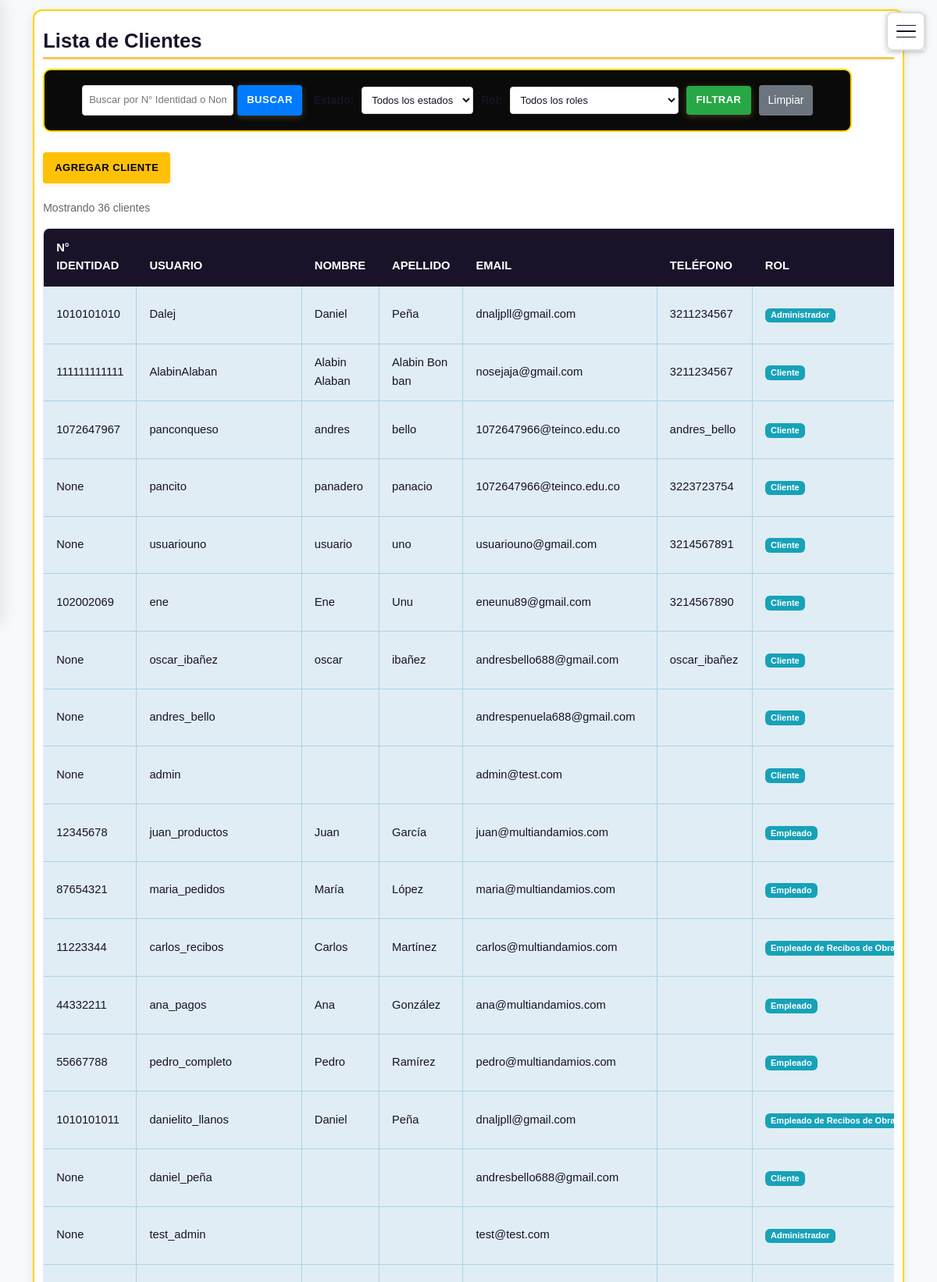
The app's page /panel/admin/clientes/ (signed in, upper part) with its own data.
### usuarios/models.py (models this page shows, shortened)
class Cliente(models.Model):
    usuario = models.OneToOneField(Usuario, on_delete=models.CASCADE, related_name='cliente')
    telefono = models.CharField(max_length=50)
    direccion = models.CharField(max_length=255, blank=True, null=True)

class Usuario(AbstractUser):
    ROLES = (
        ('admin', 'Administrador'),
        ('empleado', 'Empleado'),
        ('recibos_obra', 'Empleado de Recibos de Obra'),
        ('cliente', 'Cliente'),
    )
    numero_identidad = models.CharField(max_length=20, unique=True, null=True, blank=True, verbose_name='Número de Identidad')  # Permite nulos temporalmente
    rol = models.CharField(max_length=20, choices=ROLES, default='cliente')
    direccion_texto = models.CharField(max_length=255, blank=True, null=True, verbose_name='Dirección (texto)')
    puede_gestionar_productos = models.BooleanField(default=False, verbose_name='Puede gestionar productos')
    puede_gestionar_pedidos = models.BooleanField(default=False, verbose_name='Puede gestionar pedidos')
    puede_gestionar_recibos = models.BooleanField(default=False, verbose_name='Puede gestionar recibos de obra')
    puede_gestionar_clientes = models.BooleanField(default=False, verbose_name='Puede gestionar clientes')
    puede_ver_reportes = models.BooleanField(default=False, verbose_name='Puede ver reportes')
    puede_gestionar_inventario = models.BooleanField(default=False, verbose_name='Puede gestionar inventario')
    puede_procesar_pagos = models.BooleanField(default=False, verbose_name='Puede procesar pagos')
    activo = models.BooleanField(default=True, verbose_name='Usuario activo')

### pedidos/views.py (the view, shortened to what this page needs)
# urls.py: path('admin/clientes/', views.lista_clientes, name='lista_clientes'),  # Lista de clientes (admin)
@login_required
@user_passes_test(es_staff)
def lista_clientes(request):
    busqueda = request.GET.get('busqueda_identidad', '').strip()
    estado_filtro = request.GET.get('estado', '')
    rol_filtro = request.GET.get('rol', '')
    clientes = Cliente.objects.select_related('usuario').all()
    if estado_filtro == 'activo':
        clientes = clientes.filter(usuario__is_active=True)
    elif estado_filtro == 'inactivo':
        clientes = clientes.filter(usuario__is_active=False)
    if rol_filtro:
        clientes = clientes.filter(usuario__rol=rol_filtro)
    estados = [
        ('', 'Todos los estados'),
        ('activo', 'Activos'),
        ('inactivo', 'Inactivos'),
    ]
    roles = [('', 'Todos los roles')] + list(Usuario.ROLES)
    context = {
        'clientes': clientes,
        'busqueda': busqueda,
        'estado_filtro': estado_filtro,
        'rol_filtro': rol_filtro,
        'estados': estados,
        'roles': roles,
    }
    return render(request, 'pedidos/lista_clientes.html', context)

### pedidos/views.py (called while the page is built)
def es_staff(user):
    return user.is_staff or user.rol in ['admin', 'empleado']

### usuarios/templatetags/carrito_tags.py (called while the page is built)
@register.simple_tag(takes_context=True)
def get_carrito_total(context):
    request = context['request']
    if request.user.is_authenticated:
        return CarritoItem.objects.filter(usuario=request.user).count()
    return 0

### pedidos/templates/pedidos/lista_clientes.html (shortened to what this page needs)
{% extends 'base.html' %}
{% block content %}
<div class="card card-clientes">
    <h1 class="highlight">Lista de Clientes</h1>
    <div style="display: flex; justify-content: space-between; align-items: center; margin-bottom: 20px; flex-wrap: wrap; gap: 15px;">
        <form method="get" class="form-filtros" style="display: flex; gap: 15px; align-items: center; flex-wrap: wrap;">
            <div style="display: flex; gap: 5px;">
                <input type="text" name="busqueda_identidad" placeholder="Buscar por N° Identidad o Nombre" value="{{ busqueda }}" style="padding: 8px; border: 1px solid #ddd; border-radius: 4px;" />
                <button type="submit" style="padding: 8px 12px; background-color: #007bff; color: white; border: none; border-radius: 4px; cursor: pointer;">Buscar</button>
            </div>
            <div style="display: flex; gap: 10px; align-items: center;">
                <label for="estado" style="font-weight: bold;">Estado:</label>
                <select name="estado" id="estado" style="padding: 8px; border: 1px solid #ddd; border-radius: 4px; background-color: white;">
                    {% for value, label in estados %}
                        <option value="{{ value }}" {% if estado_filtro == value %}selected{% endif %}>{{ label }}</option>
                    {% endfor %}
                </select>
                <label for="rol" style="font-weight: bold;">Rol:</label>
                <select name="rol" id="rol" style="padding: 8px; border: 1px solid #ddd; border-radius: 4px; background-color: white;">
                    {% for value, label in roles %}
                        <option value="{{ value }}" {% if rol_filtro == value %}selected{% endif %}>{{ label }}</option>
                    {% endfor %}
                </select>
                <button type="submit" style="padding: 8px 12px; background-color: #28a745; color: white; border: none; border-radius: 4px; cursor: pointer;">Filtrar</button>
                <a href="{% url 'pedidos:lista_clientes' %}" style="padding: 8px 12px; background-color: #6c757d; color: white; text-decoration: none; border-radius: 4px;">Limpiar</a>
            </div>
        </form>
        <a href="{% url 'pedidos:agregar_cliente' %}" class="btn" style="background-color: #FFC107; color: #000; padding: 10px 15px; font-weight: bold; text-decoration: none; border-radius: 4px;">Agregar Cliente</a>
    </div>
    <div style="margin-bottom: 15px; color: #666; font-size: 14px;">
        Mostrando {{ clientes|length }} cliente{{ clientes|length|pluralize:"s" }}
    </div>
    <div class="table-responsive">
        <table class="table table-lista-clientes" style="background-color: #E0EDF4 !important; border: 1px solid #AAD4EA !important;">
            <thead>
                <tr>
                    <th>N° Identidad</th>
                    <th>Usuario</th>
                    <th>Nombre</th>
                    <th>Apellido</th>
                    <th>Email</th>
                    <th>Teléfono</th>
                    <th>Rol</th>
                </tr>
            </thead>
            <tbody>
                {% for cliente in clientes %}
                <tr>
                    <td>{{ cliente.usuario.numero_identidad }}</td>
                    <td>{{ cliente.usuario.username }}</td>
                    <td>{{ cliente.usuario.first_name }}</td>
                    <td>{{ cliente.usuario.last_name }}</td>
                    <td>{{ cliente.usuario.email }}</td>
                    <td>{{ cliente.telefono }}</td>
                    <td>
                        <span class="badge badge-info">{{ cliente.usuario.get_rol_display }}</span>
                    </td>
                </tr>
                {% endfor %}
            </tbody>
        </table>
    </div>
</div>
{% endblock %}

### static/estilos.css (style rules this page uses)
body { font-family: 'Inter', sans-serif; background: #ffffff92; color: #1A1228; margin: 0; padding: 0; font-size: 0.875rem; line-height: 1.25; -webkit-text-size-adjust: 100%; -webkit-font-smoothing: antialiased; }
h1, h2, h3, h4, h5, h6 { color: #1A1228; margin-top: 0.75rem; margin-bottom: 0.75rem; font-weight: 600; line-height: 1.2; }
h1 { font-size: 1.5rem; }
h1.highlight { color: #1A1228; font-weight: 700; font-size: 1.6rem; border-bottom: 3px solid #F9C552; padding-bottom: 5px; display: inline-block; }
button, .btn { font-size: 0.8125rem; padding: 0.4em 1.2em; border-radius: 50px; box-shadow: 0 2px 8px rgba(249, 197, 82, 0.25); text-transform: uppercase; letter-spacing: 0.5px; transition: all 0.2s; font-weight: 600; display: inline-flex; align-items: center; justify-content: center; gap: 4px; min-height: 32px; background-color: #F9C552; color: #1A1228; border: none; cursor: pointer; }
.card { background: #000000; border: none; border-left: 3px solid #FFD600; border-radius: 12px; box-shadow: 0 4px 16px rgba(0,0,0,0.2); padding: 0.75rem 1rem; margin-bottom: 1rem; }
input, select, textarea { border-radius: 6px; border: 1px solid transparent; background: #ffffff; padding: 0.3rem 0.5rem; color: #fff; transition: border 0.2s, box-shadow 0.2s; font-size: 0.8125rem; min-height: 32px; max-width: 100%; }
html, body { height: 100%; overflow-x: hidden; }
.card, .card-welcome, .card-terms, .card-featured, .card-productos, .card-carrito, .card-login, .card-clientes, .card-pedidos, .card-admin-productos { border: 2.5px solid #f2cd13; box-shadow: 0 4px 24px rgba(255,214,0,0.10), 0 1.5px 8px rgba(0,0,0,0.10); margin-bottom: 1.2rem; background-clip: padding-box; padding: 0.7rem; }
.table-responsive { overflow-x: auto; }
.table { width: 100%; border-collapse: collapse; background: #1e1e1e; border-radius: 8px; overflow: hidden; margin-bottom: 1.5rem; font-size: 0.92rem; }
.table th, .table td { padding: 0.8rem 1rem; border-bottom: 1px solid #444; color: #eee; }
.table th { background: #333; color: #fdd835; text-transform: uppercase; }
form, .search-form, .login-form, .admin-productos-form { border: 2px solid #FFD600; border-radius: 10px; padding: 1.2rem 3rem; background: #0a0a0aff; margin-bottom: 0.7rem; box-shadow: 0 2px 8px rgba(255,214,0,0.08); }
.table td { vertical-align: middle; }
.card-clientes, .card-pedidos, .card-admin-productos { background: linear-gradient(90deg, #222 80%, #373737 100%); margin-bottom: 2rem; border: 2px solid #FFD600; }
.badge { display: inline-block; padding: 0.3em 1em; border-radius: 12px; font-size: 1em; font-weight: bold; color: #111; background: #FFD600; }
button, .btn, nav a, .card, .logo { transition: all 0.2s cubic-bezier(.4,0,.2,1); }
.card, .main-header { box-shadow: 0 2px 8px rgba(0,0,0,0.15); }

### static/css/theme-colors.css (style rules this page uses)
body { color: #1A1228; }
h1, h2, h3, h4, h5, h6 { color: #1A1228; }
h1.highlight { color: #1A1228; border-bottom: 3px solid #F9C552; padding-bottom: 5px; display: inline-block; }
button, .btn { background-color: #F9C552; color: #1A1228; box-shadow: 0 2px 8px rgba(249, 197, 82, 0.25); border: none; }
.card { background: white; color: #1A1228; box-shadow: 0 4px 12px rgba(26, 18, 40, 0.1); }
.table { background: white; box-shadow: 0 2px 10px rgba(26, 18, 40, 0.08); }
.lista-clientes-table, .lista-pedidos-table, .lista-empleados-table, .table-lista-clientes, .table-lista-pedidos, .table-lista-empleados, .table-lista-productos { background-color: #E0EDF4 !important; border-collapse: collapse !important; border: 1px solid #AAD4EA !important; }
.table-lista-clientes th, .table-lista-pedidos th, .table-lista-empleados th, .table-lista-productos th { background-color: #1A1228 !important; color: white !important; border: 1px solid #1A1228 !important; }
.table-lista-clientes td, .table-lista-pedidos td, .table-lista-empleados td, .table-lista-productos td { border: 1px solid #AAD4EA !important; background-color: #E0EDF4 !important; }
.table-lista-clientes tbody tr, .table-lista-pedidos tbody tr, .table-lista-empleados tbody tr, .table-lista-productos tbody tr { background-color: #E0EDF4 !important; }
.table th, .table td { border-bottom: 1px solid #eee; color: #1A1228; }
.table th { background: #1A1228; color: white; border-bottom: 2px solid #F9C552; }
input, textarea, select { border: 2px solid #AAD4EA; color: #1A1228; }

### records on screen
Cliente: usuario.numero_identidad "1010101010", usuario.username "Dalej", usuario.first_name "Daniel", usuario.last_name "Peña", usuario.email "dnaljpll@gmail.com", telefono "3211234567", usuario.rol "Administrador"
Cliente: usuario.numero_identidad "111111111111", usuario.username "AlabinAlaban", usuario.first_name "Alabin Alaban", usuario.last_name "Alabin Bon ban", usuario.email "nosejaja@gmail.com", telefono "3211234567", usuario.rol "Cliente"
Cliente: usuario.numero_identidad "1072647967", usuario.username "panconqueso", usuario.first_name "andres", usuario.last_name "bello", usuario.email "1072647966@teinco.edu.co", telefono "andres_bello", usuario.rol "Cliente"
Cliente: usuario.numero_identidad "None", usuario.username "pancito", usuario.first_name "panadero", usuario.last_name "panacio", usuario.email "1072647966@teinco.edu.co", telefono "3223723754", usuario.rol "Cliente"
Cliente: usuario.numero_identidad "None", usuario.username "usuariouno", usuario.first_name "usuario", usuario.last_name "uno", usuario.email "usuariouno@gmail.com", telefono "3214567891", usuario.rol "Cliente"
Cliente: usuario.numero_identidad "102002069", usuario.username "ene", usuario.first_name "Ene", usuario.last_name "Unu", usuario.email "eneunu89@gmail.com", telefono "3214567890", usuario.rol "Cliente"
Cliente: usuario.numero_identidad "None", usuario.username "oscar_ibañez", usuario.first_name "oscar", usuario.last_name "ibañez", usuario.email "andresbello688@gmail.com", telefono "oscar_ibañez", usuario.rol "Cliente"
Cliente: usuario.numero_identidad "None", usuario.username "andres_bello", usuario.email "andrespenuela688@gmail.com", usuario.rol "Cliente"
Cliente: usuario.numero_identidad "None", usuario.username "admin", usuario.email "admin@test.com", usuario.rol "Cliente"
Cliente: usuario.numero_identidad "12345678", usuario.username "juan_productos", usuario.first_name "Juan", usuario.last_name "García", usuario.email "juan@multiandamios.com", usuario.rol "Empleado"
Cliente: usuario.numero_identidad "87654321", usuario.username "maria_pedidos", usuario.first_name "María", usuario.last_name "López", usuario.email "maria@multiandamios.com", usuario.rol "Empleado"
Cliente: usuario.numero_identidad "11223344", usuario.username "carlos_recibos", usuario.first_name "Carlos", usuario.last_name "Martínez", usuario.email "carlos@multiandamios.com", usuario.rol "Empleado de Recibos de…"
Cliente: usuario.numero_identidad "44332211", usuario.username "ana_pagos", usuario.first_name "Ana", usuario.last_name "González", usuario.email "ana@multiandamios.com", usuario.rol "Empleado"
Cliente: usuario.numero_identidad "55667788", usuario.username "pedro_completo", usuario.first_name "Pedro", usuario.last_name "Ramírez", usuario.email "pedro@multiandamios.com", usuario.rol "Empleado"
Cliente: usuario.numero_identidad "1010101011", usuario.username "danielito_llanos", usuario.first_name "Daniel", usuario.last_name "Peña", usuario.email "dnaljpll@gmail.com", usuario.rol "Empleado de Recibos de…"
Cliente: usuario.numero_identidad "None", usuario.username "daniel_peña", usuario.email "andresbello688@gmail.com", usuario.rol "Cliente"
Cliente: usuario.numero_identidad "None", usuario.username "test_admin", usuario.email "test@test.com", usuario.rol "Administrador"

### other values on screen
{{ clientes|length }} "36"
form field estado "Todos los estados"
form field rol "Todos los roles"
